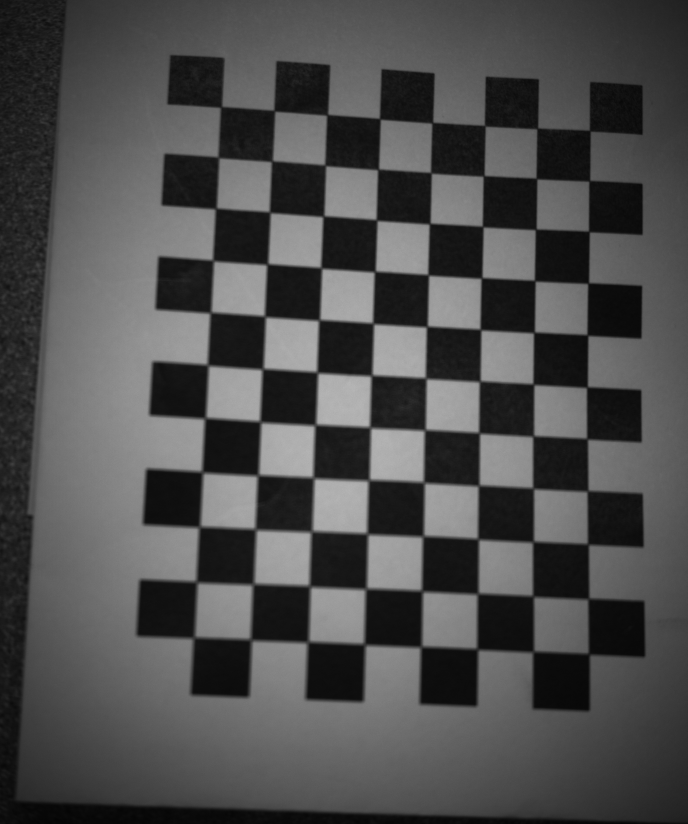
#> input picture Python/Camera - GUI/CapturedImages/LeftCamera/left_image_2.jpg, 2062 x 2472 px (shown at 1/3 size); its folder holds only this picture in this run; the run also reads 1 picture not shown here
$ python calibration_processor.py
#> lines starting #> are read from the running program, lines starting #| are printed output that depends on the picture
import os
import cv2
import numpy as np
import json
from calibration_data import CalibrationData
import matplotlib.pyplot as plt
from mpl_toolkits.mplot3d import Axes3D


class CalibrationProcessor:
    def __init__(self):
        self.criteria = (cv2.TERM_CRITERIA_EPS + cv2.TERM_CRITERIA_MAX_ITER, 30, 0.001)
        self.objp = np.zeros((8 * 11, 3), np.float32)
        self.objp[:, :2] = np.mgrid[0:8, 0:11].T.reshape(-1, 2)  # 8x11 checkerboard

    def perform_individual_calibration(self):
        for camera in ["LeftCamera", "RightCamera"]:
            objpoints = []  # 3d point in real world space
            imgpoints = []  # 2d points in image plane.

            camera_dir = os.path.join(
                os.path.dirname(__file__), "CapturedImages", camera
            )
            print(camera_dir)
            if not os.path.isdir(camera_dir):
                print(f"No directory found for {camera}.")
                continue

            images = [
                os.path.join(camera_dir, fname)
                for fname in os.listdir(camera_dir)
                if fname.endswith(".jpg")
            ]

            if not images:
                print(f"No images found in {camera} folder.")
                continue

            for fname in images:
                img = cv2.imread(fname)
#> img is the input picture: shape (2472, 2062, 3); min 4, max 188, mean 77.5
                gray = cv2.cvtColor(img, cv2.COLOR_BGR2GRAY)

                ret, corners = cv2.findChessboardCorners(gray, (8, 11), None)
#> ret = True; corners = 88 rows, first 8: [664, 322], [824, 333], [982.5, 345.5], [1140.5, 357.5], [1298, 369.5], [1456, 379], [1613.1, 386.8], [1770.4, 392.6]
                if ret:
                    objpoints.append(self.objp)
                    corners2 = cv2.cornerSubPix(
                        gray, corners, (11, 11), (-1, -1), self.criteria
                    )
#> corners2 = 88 rows, first 8: [664.2, 322], [824.2, 333.5], [982.5, 345.5], [1140.4, 357.7], [1297.6, 369.6], [1455.7, 378.4], [1612.5, 386.3], [1770.3, 393.2]
                    imgpoints.append(corners2)

                    # Draw and display the corners
                    cv2.drawChessboardCorners(img, (8, 11), corners2, ret)
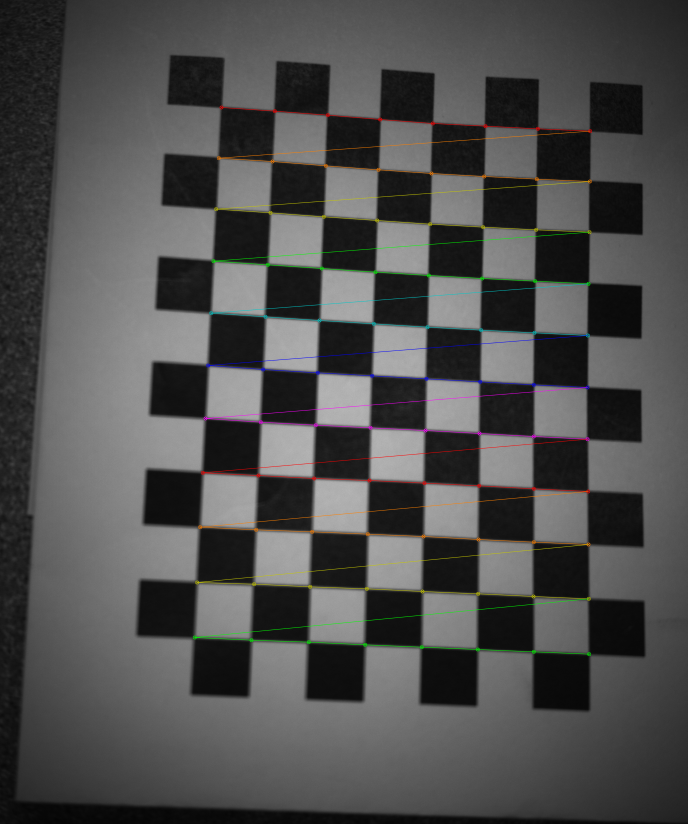
#> img: shape (2472, 2062, 3) (shown at 1/3 size); mean B, G, R 77.4, 77.9, 78
                    window_name = f"Corners for {camera}"
                    cv2.namedWindow(window_name, cv2.WINDOW_NORMAL)
                    cv2.resizeWindow(window_name, 600, 400)  # Resize the window
                    cv2.imshow(window_name, img)
                    cv2.waitKey(5000)  # Display each image for 500 ms

            cv2.destroyAllWindows()  # Close all OpenCV windows

            if not imgpoints:
                print(f"No valid checkerboard patterns found in {camera} images.")
                continue

            ret, mtx, dist, _, _ = cv2.calibrateCamera(
                objpoints, imgpoints, gray.shape[::-1], None, None
            )
#> ret = 1.22; mtx = [[5808.3, 0, 1814.6], [0, 5872.6, 1520.7], [0, 0, 1]]; dist = [[0.956, -9.63, -0.0234, 0.0813, 51.92]]

            # Format the calibration data to 2 decimal places
            mtx = np.round(mtx, 2)
#> mtx = [[5808.4, 0, 1814.6], [0, 5872.6, 1520.7], [0, 0, 1]]
            dist = np.round(dist, 2)
#> dist = [[0.96, -9.63, -0.02, 0.08, 51.92]]

            calibration_data = {
                "camera_matrix": mtx.tolist(),
                "distortion_coefficients": dist.tolist(),
            }
#> calibration_data = {'camera_matrix': [[5808.4, 0, 1814.6], [0, 5872.6, 1520.7], [0, 0, 1]], 'distortion_coefficients': [[0.96, -9.63, -0.02, 0.08, 51.92]]}

            # Saving the calibration data
            file_path = os.path.join(
                os.path.dirname(__file__), f"calibration_data_{camera.lower()}.json"
            )
            with open(file_path, "w") as f:
                json.dump(calibration_data, f)
            print(f"Calibration for {camera} successful. Data saved to {file_path}.")

    def perform_stereo_calibration(self):
        objpoints = []  # 3d point in real world space
        imgpoints_left = []  # 2d points in image plane for left camera
        imgpoints_right = []  # 2d points in image plane for right camera

        pairs_dir = os.path.join(os.path.dirname(__file__), "CapturedImages", "Pairs")
        if not os.path.isdir(pairs_dir):
            print("No directory found for Pairs.")
            return

        pairs = [
            os.path.join(pairs_dir, fname)
            for fname in os.listdir(pairs_dir)
            if fname.endswith(".jpg")
        ]

        if not pairs:
            print("No images found in Pairs folder.")
            return

        for i in range(0, len(pairs), 2):
            if i + 1 >= len(pairs):
                break

            img_left = cv2.imread(pairs[i])
            img_right = cv2.imread(pairs[i])
            gray_left = cv2.cvtColor(img_left, cv2.COLOR_BGR2GRAY)
            gray_right = cv2.cvtColor(img_right, cv2.COLOR_BGR2GRAY)

            ret_left, corners_left = cv2.findChessboardCorners(gray_left, (8, 11), None)
            ret_right, corners_right = cv2.findChessboardCorners(
                gray_right, (8, 11), None
            )

            if ret_left and ret_right:
                objpoints.append(self.objp)
                corners2_left = cv2.cornerSubPix(
                    gray_left, corners_left, (11, 11), (-1, -1), self.criteria
                )
                imgpoints_left.append(corners2_left)
                corners2_right = cv2.cornerSubPix(
                    gray_right, corners_right, (11, 11), (-1, -1), self.criteria
                )
                imgpoints_right.append(corners2_right)

        if not imgpoints_left or not imgpoints_right:
            print("No valid checkerboard patterns found in pairs.")
            return

        # Load individual calibration data
        base_dir = os.path.dirname(__file__)
        left_calib_path = os.path.join(base_dir, "calibration_data_leftcamera.json")
        right_calib_path = os.path.join(base_dir, "calibration_data_rightcamera.json")

        calibration_data_left = CalibrationData.load(left_calib_path)
        calibration_data_right = CalibrationData.load(right_calib_path)

        if not calibration_data_left or not calibration_data_right:
            print("Individual calibration data not found.")
            return

        # Stereo calibration
        (
            ret,
            mtxL,
            distL,
            mtxR,
            distR,
            R,
            T,
            E,
            F,
        ) = cv2.stereoCalibrate(
            objpoints,
            imgpoints_left,
            imgpoints_right,
            calibration_data_left.camera_matrix,
            calibration_data_left.distortion_coefficients,
            calibration_data_right.camera_matrix,
            calibration_data_right.distortion_coefficients,
            gray_left.shape[::-1],
            criteria=self.criteria,
            flags=cv2.CALIB_FIX_INTRINSIC,
        )

        # Format the calibration data to 2 decimal places
        R = np.round(R, 2)
        T = np.round(T, 2)
        E = np.round(E, 2)
        F = np.round(F, 2)

        calibration_data_stereo = {
            "rotation_matrix": R.tolist(),
            "translation_vector": T.tolist(),
            "essential_matrix": E.tolist(),
            "fundamental_matrix": F.tolist(),
        }

        stereo_calib_path = os.path.join(base_dir, "calibration_data_stereo.json")
        with open(stereo_calib_path, "w") as f:
            json.dump(calibration_data_stereo, f)
        print(
            "Stereo calibration successful. Data saved to calibration_data_stereo.json."
        )

        # Function to load the calibration data from a JSON file

        # Functions for stereo rectification, disparity map calculation and depth map estimation

    def load_calibration_data(self, file_path):
        if not os.path.exists(file_path):
            print(f"Calibration data file not found: {file_path}")
            return None
        with open(file_path, "r") as f:
            return json.load(f)

    def stereo_rectify(self):
        # Load calibration data
        base_dir = os.path.dirname(__file__)
        left_calib = self.load_calibration_data(
            os.path.join(base_dir, "calibration_data_leftcamera.json")
        )
        right_calib = self.load_calibration_data(
            os.path.join(base_dir, "calibration_data_rightcamera.json")
        )
        stereo_calib = self.load_calibration_data(
            os.path.join(base_dir, "calibration_data_stereo.json")
        )
#> (reads Python/Camera - GUI/calibration_data_stereo.json from the repository)

        mtxL = np.array(left_calib["camera_matrix"])
        distL = np.array(left_calib["distortion_coefficients"])
        mtxR = np.array(right_calib["camera_matrix"])
        distR = np.array(right_calib["distortion_coefficients"])
        R = np.array(stereo_calib["rotation_matrix"])
        T = np.array(stereo_calib["translation_vector"])

        # Round all values to 2 decimal places
        mtxL = np.round(mtxL, 2)
        distL = np.round(distL, 2)
        mtxR = np.round(mtxR, 2)
        distR = np.round(distR, 2)
        R = np.round(R, 2)
        T = np.round(T, 2)

        print("Left Camera Matrix:", mtxL)
        print("Left Distortion Coefficients:", distL)
        print("Right Camera Matrix:", mtxR)
        print("Right Distortion Coefficients:", distR)
        print("Rotation Matrix:", R)
        print("Translation Vector:", T)

        # Load example images to detect the image size
        left_img = cv2.imread(
            r"Camera - GUI\CapturedImages\LeftCamera\left_image_1.jpg",
            cv2.IMREAD_GRAYSCALE,
        )
        right_img = cv2.imread(
            r"Camera - GUI\CapturedImages\RightCamera\right_image_1.jpg",
            cv2.IMREAD_GRAYSCALE,
        )

        if left_img is None or right_img is None:
            print("Failed to load images.")
            return

        image_size = (left_img.shape[1], left_img.shape[0])  # (width, height)

        # Get the optimal new camera matrix
        new_mtxL, roiL = cv2.getOptimalNewCameraMatrix(
            mtxL, distL, image_size, 1, image_size
        )
        new_mtxR, roiR = cv2.getOptimalNewCameraMatrix(
            mtxR, distR, image_size, 1, image_size
        )

        # Compute rectification transforms
        R1, R2, P1, P2, Q, _, _ = cv2.stereoRectify(
            new_mtxL, distL, new_mtxR, distR, image_size, R, T, alpha=0
        )

        # Round all rectification values to 2 decimal places
        R1 = np.round(R1, 2)
        R2 = np.round(R2, 2)
        P1 = np.round(P1, 2)
        P2 = np.round(P2, 2)
        Q = np.round(Q, 2)

        print("R1:", R1)
        print("R2:", R2)
        print("P1:", P1)
        print("P2:", P2)
        print("Q:", Q)

        # Compute rectification maps
        left_map1, left_map2 = cv2.initUndistortRectifyMap(
            mtxL, distL, None, new_mtxL, image_size, 5
        )
        right_map1, right_map2 = cv2.initUndistortRectifyMap(
            mtxR, distR, None, new_mtxR, image_size, 5
        )

        # Print maps for debugging
        print("Left Map1:", left_map1)
        print("Left Map2:", left_map2)
        print("Right Map1:", right_map1)
        print("Right Map2:", right_map2)

        # Remap images
        left_rectified = cv2.remap(left_img, left_map1, left_map2, cv2.INTER_LINEAR)
        right_rectified = cv2.remap(right_img, right_map1, right_map2, cv2.INTER_LINEAR)

        # Save the rectified images
        cv2.imwrite("left_rectified.jpg", left_rectified)
        cv2.imwrite("right_rectified.jpg", right_rectified)

        # Display the original, undistorted, and rectified images
        cv2.namedWindow("Original Left Image", cv2.WINDOW_NORMAL)
        cv2.resizeWindow("Original Left Image", 600, 800)
        cv2.imshow("Original Left Image", left_img)

        cv2.namedWindow("Original Right Image", cv2.WINDOW_NORMAL)
        cv2.resizeWindow("Original Right Image", 600, 800)
        cv2.imshow("Original Right Image", right_img)

        cv2.namedWindow("Rectified Left Image", cv2.WINDOW_NORMAL)
        cv2.resizeWindow("Rectified Left Image", 600, 800)
        cv2.imshow("Rectified Left Image", left_rectified)

        cv2.namedWindow("Rectified Right Image", cv2.WINDOW_NORMAL)
        cv2.resizeWindow("Rectified Right Image", 600, 800)
        cv2.imshow("Rectified Right Image", right_rectified)

        cv2.waitKey(0)
        cv2.destroyAllWindows()

        return left_rectified, right_rectified, Q

    # [62 lines left out: functions visualize_disparity, visualize_3d_points, not called in this run]


if __name__ == "__main__":
    cp = CalibrationProcessor()
    cp.perform_individual_calibration()
    cp.perform_stereo_calibration()
#> (the run stopped early here; a loop or call above may not have finished)
